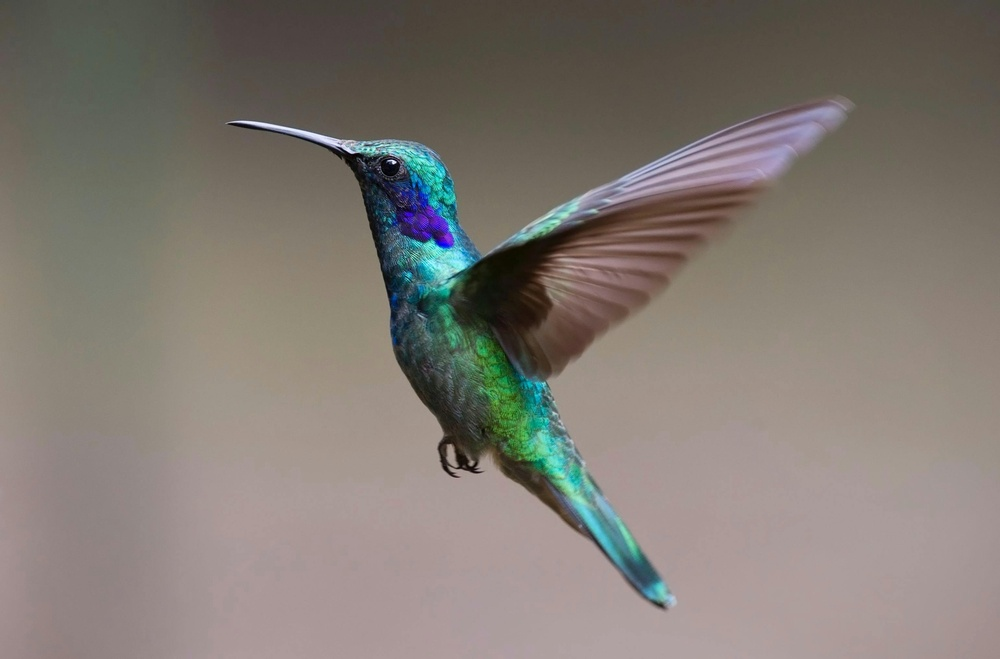
#> input picture scripts/bird.jpg, 1000 x 659 px, shrunk from 3082 x 2031 before the run
$ python opencv_histograms_color.py --image bird.jpg
#> lines starting #> are read from the running program, lines starting #| are printed output that depends on the picture
# USAGE
# python color_histograms.py --image ../images/beach.png

# Import the necessary packages
from __future__ import print_function
from matplotlib import pyplot as plt
import argparse
import cv2

# Construct the argument parser and parse the arguments
ap = argparse.ArgumentParser()
ap.add_argument("-i", "--image", required=True, help="Path to the image")
args = vars(ap.parse_args())

# Load the image and show it
image = cv2.imread(args["image"])
#> image is the input picture: shape (659, 1000, 3); mean B, G, R 114.9, 121.9, 129.1
cv2.imshow("Original", image)
cv2.waitKey(0)

# Grab the image channels, initialize the tuple of colors
# and the figure
chans = cv2.split(image)
colors = ("b", "g", "r")
plt.figure()
plt.title("'Flattened' Color Histogram")
plt.xlabel("Bins")
plt.ylabel("# of Pixels")

# Loop over the image channels
for chan, color in zip(chans, colors):
    # Create a histogram for the current channel and plot it
    hist = cv2.calcHist([chan], [0], None, [256], [0, 256])
    plt.plot(hist, color=color)
    plt.xlim([0, 256])
#> this loop made 3 passes
#> color on passes 1 to 3: 'b', 'g', 'r'

# Let's move on to 2D histograms -- I am reducing the
# number of bins in the histogram from 256 to 32 so we
# can better visualize the results
fig = plt.figure()

# Plot a 2D color histogram for green and blue
ax = fig.add_subplot(131)
hist = cv2.calcHist([chans[1], chans[0]], [0, 1], None, [32, 32], [0, 256, 0, 256])
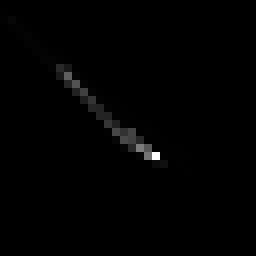
#> hist: shape (32, 32) float32 (shown 8 times larger); min 0, max 85234, mean 643.6; drawn with min black and max white
p = ax.imshow(hist, interpolation="nearest")
ax.set_title("2D Color Histogram for G and B")
plt.colorbar(p)

# Plot a 2D color histogram for green and red
ax = fig.add_subplot(132)
hist = cv2.calcHist([chans[1], chans[2]], [0, 1], None, [32, 32], [0, 256, 0, 256])
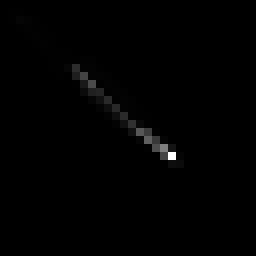
#> hist: shape (32, 32) float32 (shown 8 times larger); min 0, max 98293, mean 643.6; drawn with min black and max white
p = ax.imshow(hist, interpolation="nearest")
ax.set_title("2D Color Histogram for G and R")
plt.colorbar(p)

# Plot a 2D color histogram for blue and red
ax = fig.add_subplot(133)
hist = cv2.calcHist([chans[0], chans[2]], [0, 1], None, [32, 32], [0, 256, 0, 256])
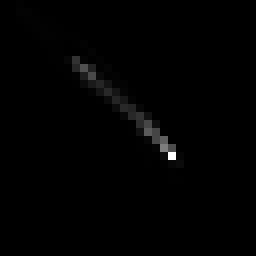
#> hist: shape (32, 32) float32 (shown 8 times larger); min 0, max 83198, mean 643.6; drawn with min black and max white
p = ax.imshow(hist, interpolation="nearest")
ax.set_title("2D Color Histogram for B and R")
plt.colorbar(p)

# Finally, let's examine the dimensionality of one of
# the 2D histograms
print(
    "2D histogram shape: {}, with {} values".format(hist.shape, hist.flatten().shape[0])
)
#| 2D histogram shape: (32, 32), with 1024 values

# Our 2D histogram could only take into account 2 out
# of the 3 channels in the image so now let's build a
# 3D color histogram (utilizing all channels) with 8 bins
# in each direction -- we can't plot the 3D histogram, but
# the theory is exactly like that of a 2D histogram, so
# we'll just show the shape of the histogram
hist = cv2.calcHist([image], [0, 1, 2], None, [8, 8, 8], [0, 256, 0, 256, 0, 256])
print(
    "3D histogram shape: {}, with {} values".format(hist.shape, hist.flatten().shape[0])
)
#| 3D histogram shape: (8, 8, 8), with 512 values

# Show our plots
plt.show()
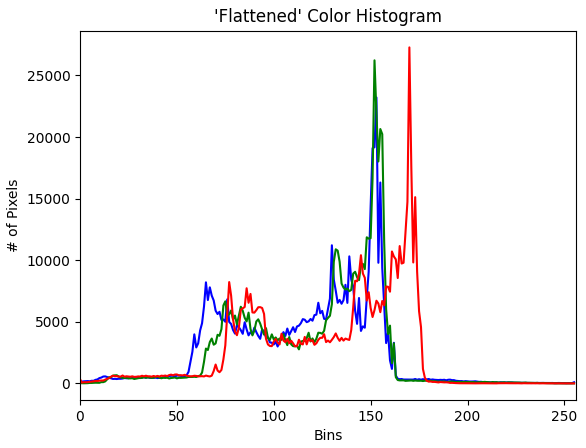
#> figure drawn by matplotlib, 1 panel; curve peaks at x = 153, y = 23210; curve peaks at x = 152, y = 26225; curve peaks at x = 170, y = 27275
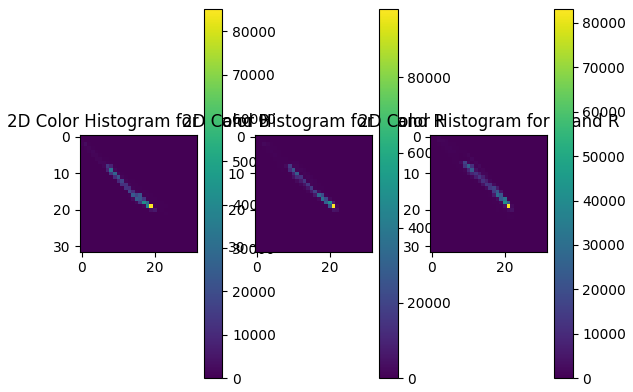
#> figure drawn by matplotlib, 6 panels
